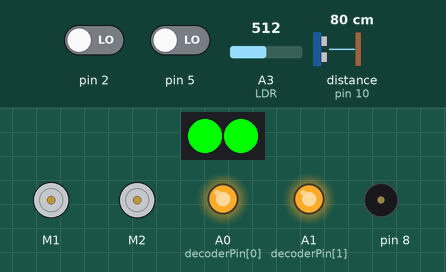
A sketch run on a simulated Arduino Uno, built with avr-gcc and run on an emulated ATmega328P. On the bench: 2 × DC motor (green arrow = forward, orange = backward, longer = faster), 2 RGB LEDs in strip order, left to right, output pins drawn as LEDs (lit = HIGH), buzzer (waves = sounding). Wiring (inferred from the names in the program): ultrasonic range finder: trigger pin 10; echo pin 10. Dashed ring = blinking. The test bench sets the inputs (shaded band); at power-on: A3 (LDR) = 512, pin 2 LOW, pin 5 LOW, distance to the obstacle (sensor on pin 10) 80 cm. The echo pulse lasts 58.3 µs per cm; dim RGB values are drawn brighter than linear; what the sketch prints to the serial monitor is not drawn.

Above: at 2.2 s.
2.3 s: A3 (LDR) set to 829
6.0 s: A3 (LDR) set to 866
At 8.8 s:
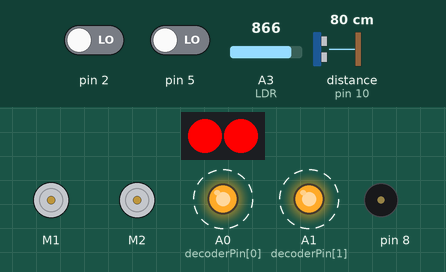
10.7 s: A3 (LDR) set to 903
At 12.1 s:
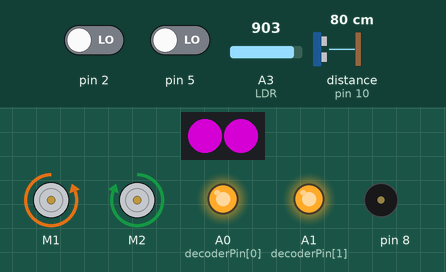
14.2 s: A3 (LDR) set to 925
At 16.0 s:
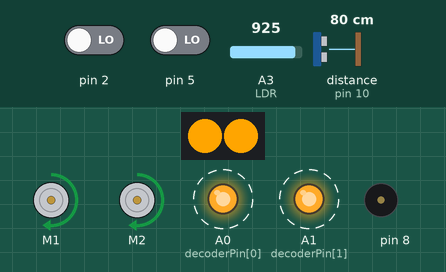
18.6 s: A3 (LDR) set to 955
At 21.5 s:
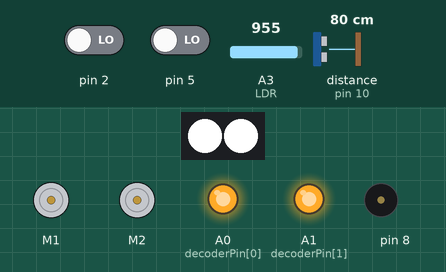
Timing chart, 0 to 22.8 s (numbered marks = the images above; inputs shaded):
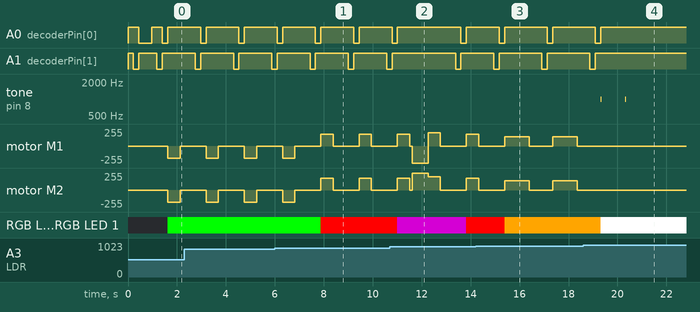

The sketch:

amazingrace.ino
```cpp
// Code for The Amazing Race - Team 3 B06
#include <MeMCore.h>
#include <math.h>

MeBuzzer buzzer;
MeRGBLed led(0, 30);
MeLineFollower lineFinder(PORT_1);
MeDCMotor leftMotor(M1);
MeDCMotor rightMotor(M2);

// Time delay (in milliseconds):
#define LDRWait 10 // between LDR readings for same RGB colour
#define RGBWait 200 // after the next RGB colour turns ON to allow LDR to stabilize
#define TURN_DELAY 1000 // for the robot to execute a 90 degree turn
#define DOUBLE_TURN_DELAY 650 // for the robot to move straight in a double turn

// Constants for ultrasonic sensor
#define TIMEOUT 2000
#define SPEED_OF_SOUND 340
#define ULTRASONIC 10

#define LDR A3 // LDR sensor pin at A0
#define IR A2 // IR sensor pin at A0

// Define colour sensor LED pins
int decoderPin[] = {A0, A1};

//floats to hold colour arrays
bool ended = false;
int nudgeDir = 0;
// 0: red, 1: green, 2: blue, 3: orange, 4: purple, 5: white
// find max & min
int rgbopw[6][3] = {{214,135,145},{120,168,126},{165,212,230},{241,196,182},{175,161,192},{262,259,265}};
int real_rgbopw[6][3] = {{255,0,0},{0,255,0},{0,0,255},{255,165,0},{128,0,128},{255,255,255}};
float whiteArray[] = {932.0,970.0,955.0};
float blackArray[] = {763.0,844.0,796.0};
float greyDiff[] = {169.0,126.0,159.0};


char colourStr[3][5] = {"R = ", "G = ", "B = "};

// Makes a tone with the mBot speaker
void buzz(int freq) {
  buzzer.tone(freq, 10);
  buzzer.noTone();
}

// Motor functions: Stopping, moving forward, turning, double turning, and u-turning
void stopMotor() {
  leftMotor.run(0);
  rightMotor.run(0);
}

void moveForward() {
  leftMotor.run(-300);
  rightMotor.run(300);
}

void turnRight() {
  leftMotor.run(-180);
  rightMotor.run(-180);
  delay(TURN_DELAY/2);
  stopMotor();
  delay(100);
  moveForward();
}

void turnLeft() {
  leftMotor.run(180);
  rightMotor.run(180);
  delay(TURN_DELAY/2);
  stopMotor();
  delay(100);
  moveForward();
}

void turnRightMore() {
  leftMotor.run(-200);
  rightMotor.run(-200);
  delay(TURN_DELAY/2);
  stopMotor();
  delay(100);
  moveForward();
}

void turnLeftMore() {
  leftMotor.run(200);
  rightMotor.run(200);
  delay(TURN_DELAY/2);
  stopMotor();
  delay(100);
  moveForward();
}

void uTurn() {
  leftMotor.run(140);
  rightMotor.run(140);
  delay(TURN_DELAY);
}

void doubleLeftTurn() {
  turnLeft();
  delay(DOUBLE_TURN_DELAY);
  turnLeftMore();
}

void doubleRightTurn() {
  turnRight();
  delay(DOUBLE_TURN_DELAY);
  turnRightMore();
}

// Nudging functions: subtle movements to move reorient mBot
void nudgeLeft(int speed, bool isCompensate) {
  nudgeDir = isCompensate? 0: -1;
  leftMotor.run(-speed);
  rightMotor.run(300);
}

void nudgeRight(int speed, bool isCompensate) {
  nudgeDir = isCompensate? 0: 1;
  leftMotor.run(-300);
  rightMotor.run(speed);
}

// Functions to shine each IR and RGB LEDs
// Outputs based on 2-to-4 decoder chip documentation => Y0: IR, Y1: G, Y2: B, Y3: R
void shineIR(bool isOn){
  if (isOn) {
    digitalWrite(decoderPin[0], LOW);
    digitalWrite(decoderPin[1], LOW);
  } else {
    digitalWrite(decoderPin[0], HIGH);
    digitalWrite(decoderPin[1], HIGH);
  }
}

void shineRed(){
  digitalWrite(decoderPin[0], HIGH);
  digitalWrite(decoderPin[1], HIGH);
}

void shineGreen(){
  digitalWrite(decoderPin[0], HIGH);
  digitalWrite(decoderPin[1], LOW);
}

void shineBlue(){
  digitalWrite(decoderPin[0], LOW);
  digitalWrite(decoderPin[1], HIGH);
}

// Returns the Euclidean distance between two colours
long euclidean(long delta_r, long delta_g, long delta_b) {
  return ((delta_r*delta_r)+(delta_g*delta_g)+(delta_b*delta_b));
}

// Returns the colour with lowest Euclidean distance
int find_colour(long *distance) {
  long min = distance[0];
  int index = 0;
  for (int i=1; i<6; i+=1) {
    if (distance[i]<min) {
      index = i;
      min = distance[i];
    }
  }
  return index;
}

// Returns the average analogRead values of either IR or LDR sensor
int getAvgReading(int times, int pin){
  int reading;
  int total = 0;
  for(int i=0; i<times; i++){
    reading = analogRead(pin);
    total = reading + total;
    delay(LDRWait);
  }
  return total/times;
}

// Functions to detect IR and detect colour
int detectIR()
{
  int voltage = getAvgReading(5,IR);
  return voltage;
}

int detectColour(int i) {
  Serial.print(colourStr[i]);
  i==0 ? shineRed(): (i==1 ? shineGreen() : shineBlue());
  delay(RGBWait);
  return (int)((getAvgReading(2,LDR) - blackArray[i])/(greyDiff[i])*255);
}

int ultrasonic() {
  // Send out ultrasonic beam
  pinMode(ULTRASONIC, OUTPUT);
  digitalWrite(ULTRASONIC, LOW);
  delayMicroseconds(2);
  digitalWrite(ULTRASONIC, HIGH);
  delayMicroseconds(10);
  digitalWrite(ULTRASONIC, LOW);

  // Receive reflected ultrasonic beam
  pinMode(ULTRASONIC, INPUT);
  long duration = pulseIn(ULTRASONIC, HIGH, TIMEOUT);

  // Decide where to move according to distance to left wall
  if (duration > 0) {
    long length = duration/2.0/1000000*SPEED_OF_SOUND*100;
    if (length>18) {
      moveForward();
    } else if (length>10) {
      nudgeLeft(255-9*(length-10), false);
      buzz(200);
    } else if (length<10) {
      nudgeRight(255-9*(10-length), false);
      buzz(300);
    } else {
      moveForward();
    }
  }
}

void setup(){
  // Set pins and begin serial.
  led.setpin(13);
  Serial.begin(9600);
  pinMode(A0, OUTPUT);
  pinMode(A1, OUTPUT);
  pinMode(LDR, INPUT);
  pinMode(IR, INPUT);

  //setBalance();

  warmup(); // Do a detect colour run before running, to warmup the sensor.
}

void loop() {
   if (!ended) {
    // Do opposite nudge to straighten the robot, if needed.
    if (nudgeDir!=0) {
      nudgeDir==-1 ? nudgeRight(210, true): nudgeLeft(210, true);
    }
    // Call ultrasonic to keep robot at centre of path.
    ultrasonic();
    // Check if robot reaches the black line.
    if (lineFinder.readSensors() == S1_IN_S2_IN) {
      stopMotor();
      reach_line();
    }
  }
}

void warmup() {
  for (int c =0; c < 3; c++) {
    detectColour(c);
  }
}

void reach_line() {
  // Obtain the RGB values of colour paper.
  delay(300);
  int r = detectColour(0);
  Serial.println(r);
  int g = detectColour(1);
  Serial.println(g);
  int b = detectColour(2);
  Serial.println(b);
  shineRed();

  // Identify the colour, based on Euclidean distance with scanned values.
  long distance[6];
  for(int i=0; i<6; i++){
    distance[i] = euclidean((long)(r-rgbopw[i][0]), (long)(g-rgbopw[i][1]), (long)(b-rgbopw[i][2]));
  }
  int colour = find_colour(distance);
  led.setColor(real_rgbopw[colour][0],real_rgbopw[colour][1],real_rgbopw[colour][2]);
  led.show();

  // Make a decision on where to move.
  if (colour==0) {
    turnLeft();
  } else if (colour==1) {
    turnRight();
  } else if (colour==2) {
    doubleRightTurn();
  } else if (colour==3) {
    uTurn();
  } else if (colour==4) {
    doubleLeftTurn();
  } else {
    // White colour: Course ended. Celebrate!
    stopMotor();
    buzz(1000);
    delay(1000);
    buzz(1000);
    ended = true;
  }
}

void setBalance() {
  // Set white balance: scan white sample one colour at a time, and save to white array
  buzz(500);
  Serial.println("Put White Sample For Calibration ...");
  delay(5000);           // Delay for five seconds for getting sample ready
  buzz(300);
  for (int i=0; i<=2; i++){
    i==0 ? shineRed(): (i==1 ? shineGreen() : shineBlue());
    delay(RGBWait);
    whiteArray[i] = getAvgReading(5,LDR);         // Scan 5 times and return the average
  }
  buzz(1000);

  // Set black balance: scan black sample one colour at a time, and save to black array
  Serial.println("Put Black Sample For Calibration ...");
  delay(5000);
  buzz(300);
  for (int i=0; i<=2; i++){
    i==0 ? shineRed(): (i==1 ? shineGreen() : shineBlue());
    delay(RGBWait);
    blackArray[i] = getAvgReading(5,LDR);
    // Obtain the range of possible values, by deducting the minimums from the maximums
    greyDiff[i] = whiteArray[i] - blackArray[i];
  }
  buzz(1000);

  // Delay another 5 seconds for getting ready colour objects
  Serial.println("Colour Sensor Is Ready.");
  delay(5000);
  buzz(3000);
}
```

Measured:
- the behaviour switches between 847 and 848 on A3 (LDR) (found by bisection; images 0 and 1)
- the behaviour switches between 916 and 917 on A3 (LDR) (found by bisection; images 2 and 3)
- the behaviour switches between 944 and 945 on A3 (LDR) (found by bisection; images 3 and 4)
- after the input at 6.0 s, RGB LED 0, RGB LED 1: RGB(0, 255, 0) → RGB(255, 0, 0) after 1.9 s
- after the input at 10.7 s, A0 (decoderPin[0]): HIGH → LOW after 2.9 s, → HIGH 0.22 s later; RGB LED 0, RGB LED 1: RGB(255, 0, 0) → RGB(128, 0, 128) after 0.31 s, → RGB(255, 0, 0) 2.8 s later
- after the input at 14.2 s, A0 (decoderPin[0]): HIGH → LOW after 2.9 s, → HIGH 0.22 s later; A1 (decoderPin[1]): HIGH → LOW after 2.7 s, → HIGH 0.22 s later; motor M1, motor M2: alternates forward 140/255 for 1.0 s and stopped for 0.96 s, starting after 1.2 s; RGB LED 0, RGB LED 1: RGB(255, 0, 0) → RGB(255, 165, 0) after 1.2 s
- after the input at 18.6 s, A0 (decoderPin[0]): goes on until 19.3 s, then stays HIGH; A1 (decoderPin[1]): goes on until 19.1 s, then stays HIGH
- by itself, A0 (decoderPin[0]), A1 (decoderPin[1]): alternates HIGH for 1.3 s and LOW for 0.22 s
